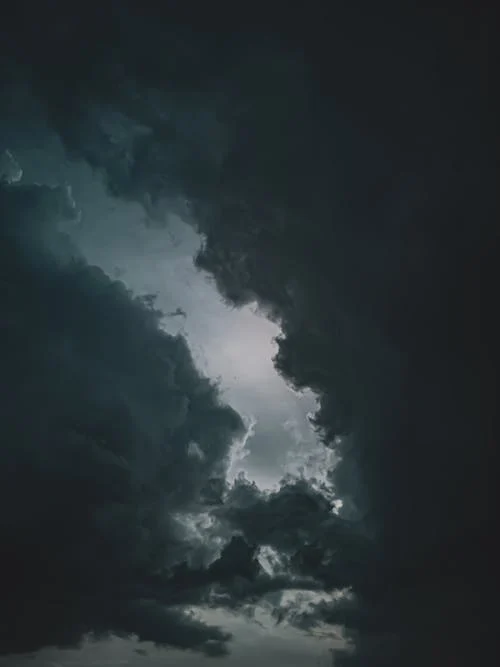
#> input picture ImageProcessing/Assignment-7/dark.jpg, 500 x 667 px
$ python intensity.py
#> lines starting #> are read from the running program, lines starting #| are printed output that depends on the picture
import matplotlib.pyplot as plt
import cv2
import numpy as np

def main():
    img_path = 'dark.jpg'
    rgb = plt.imread(img_path)
#> rgb is the input picture: shape (667, 500, 3); mean R, G, B 42, 51, 54.2
    print(rgb.shape)
#| (667, 500, 3)

    grayscale = cv2.cvtColor(rgb,cv2.COLOR_RGB2GRAY)
    print(grayscale.shape);
#| (667, 500)

    row = grayscale.shape[0]
#> row = 667
    col = grayscale.shape[1]
#> col = 500
    val1 = cv2.calcHist([grayscale], [0], None, [256], [0, 256])
#> val1 = 256 values, max 40547 at index 31, min 0 at index 0, mean 1302.7

    right = grayscale.copy()
    Right = right + 60
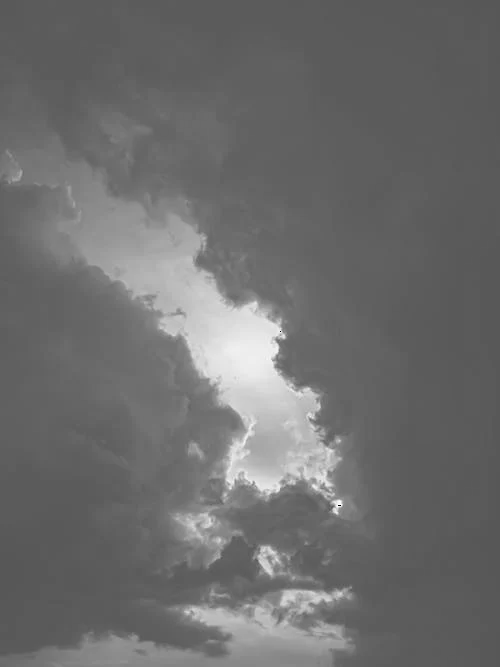
#> Right: shape (667, 500); min 1, max 255, mean 108.6
    val2 = cv2.calcHist([Right], [0], None, [256], [0, 256])
#> val2 = 256 values, max 40547 at index 91, min 0 at index 0, mean 1302.7

    left = grayscale.copy()
    Left = left - 20
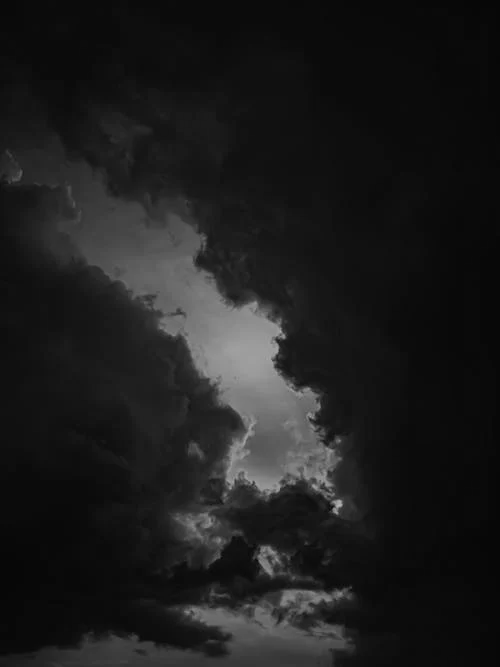
#> Left: shape (667, 500); min 6, max 181, mean 28.6
    val3 = cv2.calcHist([Left], [0], None, [256], [0, 256])
#> val3 = 256 values, max 40547 at index 11, min 0 at index 0, mean 1302.7

    #plotting
    plt.figure(figsize = (15,15))
    plt.subplot(2,4,1);
    plt.title('Original')
    plt.imshow(grayscale,cmap='gray')
    plt.subplot(2,4,2)
    plt.title('Original')
    plt.plot(val1)
    plt.subplot(2,4,3)
    plt.title('Moved Right')
    plt.imshow(Right,cmap='gray')
    plt.subplot(2,4,4)
    plt.title('Moved Right')
    plt.plot(val2)
    plt.subplot(2, 4, 5)
    plt.title('Moved Left')
    plt.imshow(Left, cmap='gray')
    plt.subplot(2, 4, 6)
    plt.title('Moved Left')
    plt.plot(val3)
    plt.savefig('intensity_change.jpg')
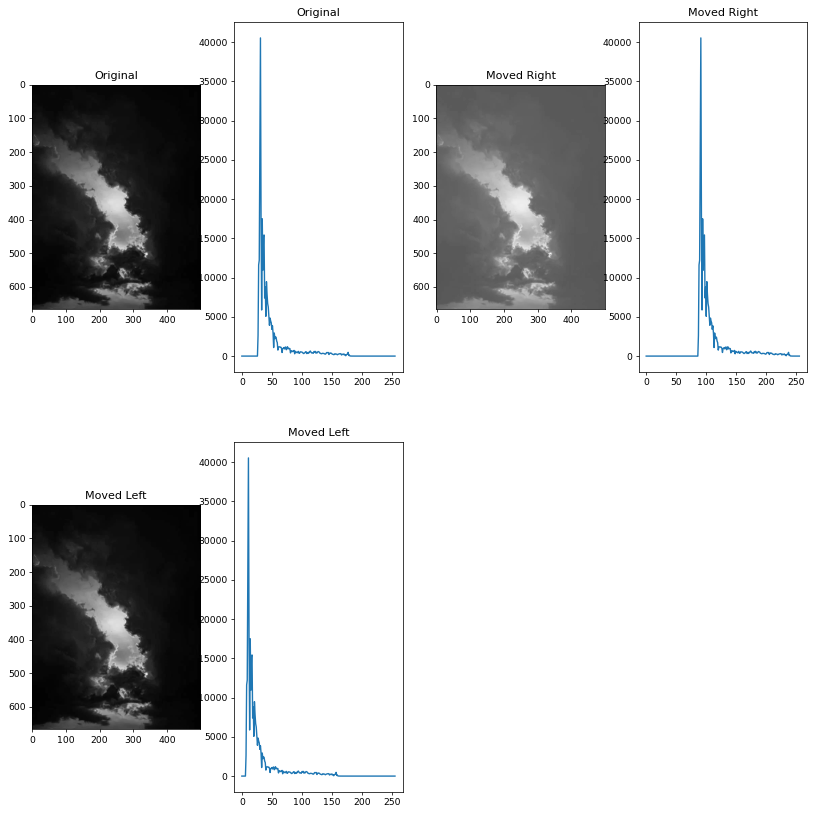
#> figure drawn by matplotlib, 6 panels; panel 2: curve peaks at x = 31, y = 40547; panel 4: curve peaks at x = 91, y = 40547; panel 6: curve peaks at x = 11, y = 40547
    plt.show()


if __name__ == '__main__':
    main()
